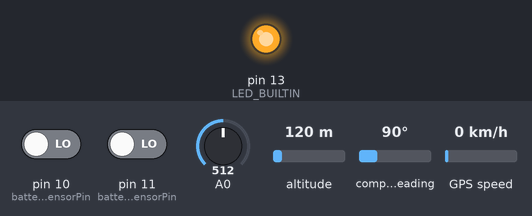
Simulated run of this sketch. Board: Arduino Uno, built with avr-gcc and run on an emulated ATmega328P. On the bench: output pins drawn as LEDs (lit = HIGH). Dashed ring = blinking. The test bench sets the inputs (shaded band); at power-on: pin 10 (battery1ProximitySensorPin) LOW, pin 11 (battery2ProximitySensorPin) LOW, A0 = 512, altitude 120 m, compass heading 90°, GPS speed 0 km/h. The GPS gets a fix after 3 s at 37.7749, -122.4194 with 8 satellites; what the sketch prints to the serial monitor is not drawn.

Above: at 0.05 s.
At 11.0 s:
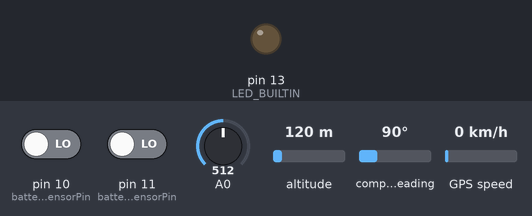
11.1 s: pin 10 (battery1ProximitySensorPin) driven HIGH
At 19.39 s:
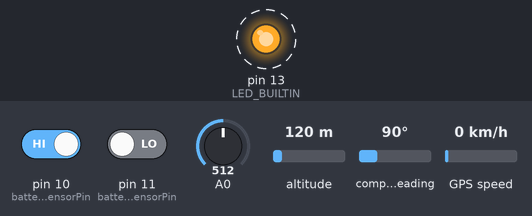
21.3 s: pin 11 (battery2ProximitySensorPin) driven HIGH
31.2 s: pin 10 (battery1ProximitySensorPin) driven LOW
Timing chart, 0 to 40.7 s (numbered marks = the images above; inputs shaded):
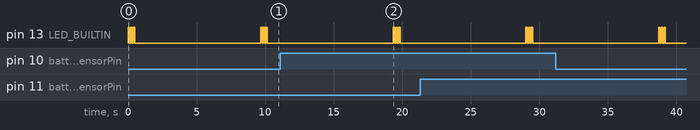

The sketch:

Arduino_Uno.ino
```cpp
#include <ArduinoJson.h>
#include <ArduinoJson.hpp>
#include <TinyGPS++.h>
#include <SoftwareSerial.h>

static const int RXPin = 4, TXPin = 3;
static const uint32_t GPSBaud = 9600;

// The TinyGPS++ object
TinyGPSPlus gps;

// The serial connection to the GPS device
SoftwareSerial GPS(RXPin, TXPin);

// Define the proximity sensor pin
const int battery1ProximitySensorPin = 10;
const int battery2ProximitySensorPin = 11;

bool battery1Available = false;
bool battery2Available = false;

// Variables to store last known GPS coordinates
String lastKnownLat = "0.00";
String lastKnownLng = "0.00";

bool gpsDataAvailable = false;

void setup() {
  // Set the proximity sensor pin as an input
  pinMode(battery1ProximitySensorPin, INPUT);
  pinMode(battery2ProximitySensorPin, INPUT);
  pinMode(LED_BUILTIN, OUTPUT);

  Serial.begin(9600);
  GPS.begin(GPSBaud);

  // Attempt to capture GPS data in setup
  if (GPS.available() > 0) {
    gps.encode(GPS.read());
    if (gps.location.isUpdated()) {
      lastKnownLat = String(gps.location.lat(), 6);
      lastKnownLng = String(gps.location.lng(), 6);
      gpsDataAvailable = true;
    }
  }
}

void loop() {
  if (!gpsDataAvailable) {
    // No GPS data yet, wait for it

    for (int i = 0; i < 3; i++) {

      // Serial.println("GPS not available. Trying again.");
      digitalWrite(LED_BUILTIN, HIGH);  // turn the LED on (HIGH is the voltage level)
      delay(100);                       // wait for a second
      digitalWrite(LED_BUILTIN, LOW);   // turn the LED off by making the voltage LOW
      delay(100);
    }

    if (GPS.available() > 0) {
      gps.encode(GPS.read());
      if (gps.location.isUpdated()) {
        lastKnownLat = String(gps.location.lat(), 6);
        lastKnownLng = String(gps.location.lng(), 6);
        gpsDataAvailable = true;
      }
    }
  }

  // For Battery Percentage.
  int aV = analogRead(A0);

  int percentage = (aV / 790.0) * 100;

  // Read the value of the proximity sensor
  int battery1ProximitySensorValue = digitalRead(battery1ProximitySensorPin);
  int battery2ProximitySensorValue = digitalRead(battery2ProximitySensorPin);


  if (battery1ProximitySensorValue == HIGH) {
    battery1Available = false;
  } else {
    battery1Available = true;
  }

  // If the sensor value is HIGH, then an object is present
  if (battery2ProximitySensorValue == HIGH) {
    battery2Available = false;
  } else {
    battery2Available = true;
  }

  if (percentage < 0) {
    percentage = 0;
  }

  if (percentage > 100) {
    percentage = 100;
  }

  if (!battery1Available) {
    percentage = 0;
  }

  // // JSON payload
  DynamicJsonDocument jsonDoc(200);
  jsonDoc["lat"] = lastKnownLat;
  jsonDoc["lng"] = lastKnownLng;
  jsonDoc["Battery1Available"] = battery1Available;
  jsonDoc["Battery2Available"] = battery2Available;
  jsonDoc["Battery1Percentage"] = percentage;
  jsonDoc["Battery2Percentage"] = 0;

  String payload;
  serializeJson(jsonDoc, payload);

  Serial.println(payload);

  // Delay for 1 second
  delay(9000);
}
```
